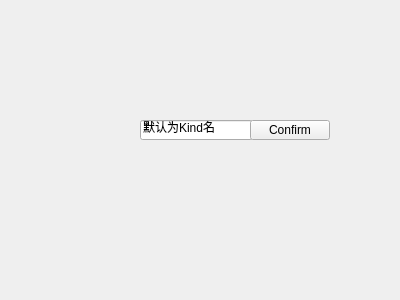
<?xml version="1.0" encoding="UTF-8"?>
<ui version="4.0">
 <class>Widget</class>
 <widget class="QWidget" name="Widget">
  <property name="geometry">
   <rect>
    <x>0</x>
    <y>0</y>
    <width>400</width>
    <height>300</height>
   </rect>
  </property>
  <property name="windowTitle">
   <string>Widget</string>
  </property>
  <widget class="QLineEdit" name="nameLineEdit">
   <property name="geometry">
    <rect>
     <x>140</x>
     <y>120</y>
     <width>113</width>
     <height>20</height>
    </rect>
   </property>
   <property name="text">
    <string>默认为Kind名</string>
   </property>
  </widget>
  <widget class="QPushButton" name="confirmButton">
   <property name="geometry">
    <rect>
     <x>250</x>
     <y>120</y>
     <width>80</width>
     <height>20</height>
    </rect>
   </property>
   <property name="text">
    <string>Confirm</string>
   </property>
  </widget>
 </widget>
 <layoutdefault spacing="6" margin="11"/>
 <resources/>
 <connections/>
</ui>
